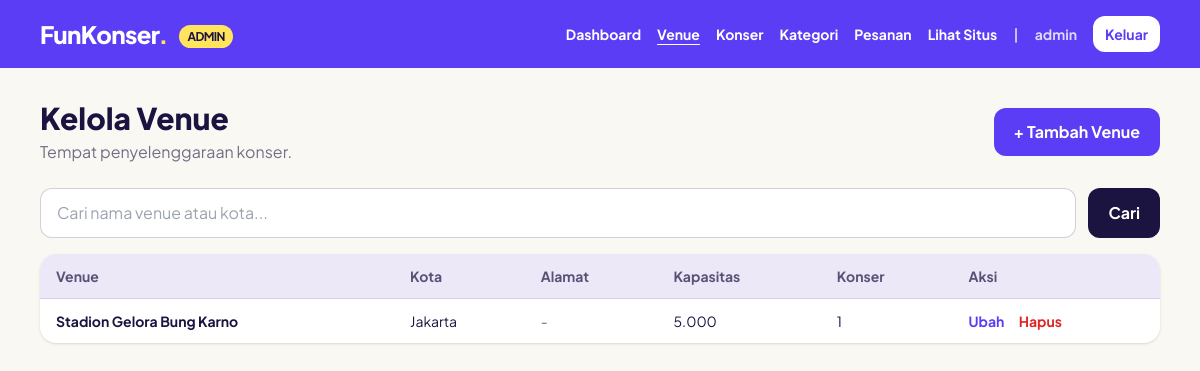
The app's page /admin/venue.php (signed in) with its own data.
### tables this page shows
CREATE TABLE `venues` (
  `id` int(11) NOT NULL,
  `nama` varchar(150) NOT NULL,
  `kota` varchar(100) NOT NULL,
  `alamat` text DEFAULT NULL,
  `kapasitas` int(11) DEFAULT NULL
);

### admin/venue.php (the view, shortened to what this page needs)
<?php
require_once __DIR__ . "/../src/koneksi.php";
function e($t) { return htmlspecialchars((string) $t, ENT_QUOTES, "UTF-8"); }
$tampilForm = false;
$q = trim($_GET["q"] ?? "");
$sql = "SELECT v.id, v.nama, v.kota, v.alamat, v.kapasitas,
               (SELECT COUNT(*) FROM konser k WHERE k.venue_id = v.id) AS jml_konser
          FROM venues v
         WHERE 1 = 1";
$sql .= " ORDER BY v.kota, v.nama";
$stmt = $conn->prepare($sql);
$stmt->execute();
$daftar = $stmt->get_result();
?>
<!DOCTYPE html>
<html lang="id">
<head>
    <script src="https://cdn.tailwindcss.com/3.4.17"></script>
</head>
<body class="min-h-screen bg-paper font-sans text-ink antialiased">
    <header class="bg-violet text-white">
        <div class="max-w-6xl mx-auto px-4 py-4 flex flex-wrap items-center justify-between gap-3">
            <a href="/admin/index.php" class="text-2xl font-extrabold tracking-tight">
                FunKonser<span class="text-lemon">.</span>
                <span class="ml-2 text-xs font-bold bg-lemon text-ink rounded-full px-2 py-1 align-middle">ADMIN</span>
            </a>
            <nav class="flex flex-wrap items-center gap-4 text-sm font-bold">
                <a href="/admin/index.php" class="hover:underline">Dashboard</a>
                <a href="/admin/venue.php" class="underline underline-offset-4">Venue</a>
                <a href="/admin/konser.php" class="hover:underline">Konser</a>
                <a href="/admin/kategori.php" class="hover:underline">Kategori</a>
                <a href="/admin/pesanan.php" class="hover:underline">Pesanan</a>
                <a href="/index.php" class="hover:underline">Lihat Situs</a>
                <span class="hidden md:inline text-white/70">|</span>
                <span class="text-white/80"><?= e($_SESSION["nama"] ?? "Admin") ?></span>
                <a href="/src/logout.php" class="bg-white text-violet rounded-xl px-3 py-2 hover:brightness-95">Keluar</a>
            </nav>
        </div>
    </header>
    <main class="max-w-6xl mx-auto px-4 py-8">
        <div class="flex flex-wrap items-center justify-between gap-3">
            <div>
                <h1 class="text-2xl md:text-3xl font-extrabold">Kelola Venue</h1>
                <p class="text-ink/60 mt-1">Tempat penyelenggaraan konser.</p>
            </div>
            <?php if (!$tampilForm): ?>
                <a href="/admin/venue.php?tambah=1"
                   class="bg-violet text-white font-bold px-5 py-3 rounded-xl hover:brightness-110">+ Tambah Venue</a>
            <?php endif; ?>
        </div>
        <form method="get" action="/admin/venue.php" class="mt-6 flex flex-wrap gap-3">
            <input type="text" name="q" value="<?= e($q) ?>" placeholder="Cari nama venue atau kota..."
                   class="flex-1 min-w-[200px] border border-ink/20 rounded-xl px-4 py-3 outline-none focus:border-violet">
            <button type="submit" class="bg-ink text-white font-bold px-5 py-3 rounded-xl hover:brightness-125">Cari</button>
        </form>
        <div class="mt-4 bg-white rounded-2xl shadow overflow-x-auto">
            <table class="w-full text-sm text-left">
                <thead class="bg-mist text-ink/70">
                    <tr>
                        <th class="px-4 py-3 font-bold">Venue</th>
                        <th class="px-4 py-3 font-bold">Kota</th>
                        <th class="px-4 py-3 font-bold">Alamat</th>
                        <th class="px-4 py-3 font-bold">Kapasitas</th>
                        <th class="px-4 py-3 font-bold">Konser</th>
                        <th class="px-4 py-3 font-bold">Aksi</th>
                    </tr>
                </thead>
                <tbody>
                    <?php while ($v = $daftar->fetch_assoc()): ?>
                        <tr class="border-t border-ink/10 align-top">
                            <td class="px-4 py-3 font-bold"><?= e($v["nama"]) ?></td>
                            <td class="px-4 py-3"><?= e($v["kota"]) ?></td>
                            <td class="px-4 py-3 text-ink/70 max-w-xs"><?= e($v["alamat"] ?: "-") ?></td>
                            <td class="px-4 py-3 whitespace-nowrap">
                                <?= $v["kapasitas"] !== null ? e(number_format((int) $v["kapasitas"], 0, ",", ".")) : "-" ?>
                            </td>
                            <td class="px-4 py-3"><?= (int) $v["jml_konser"] ?></td>
                            <td class="px-4 py-3 whitespace-nowrap">
                                <a href="/admin/venue.php?edit=<?= (int) $v["id"] ?>" class="font-bold text-violet hover:underline">Ubah</a>
                                <form action="/admin/venue.php" method="post" class="inline"
                                      onsubmit="return confirm('Hapus venue ini?');">
                                    <button type="submit" class="ml-3 font-bold text-red-600 hover:underline">Hapus</button>
                                </form>
                            </td>
                        </tr>
                    <?php endwhile; ?>
                </tbody>
            </table>
        </div>
    </main>
</body>
</html>

### records on screen
venues: nama "Stadion Gelora Bung Karno", kota "Jakarta", alamat "-", kapasitas "5.000", jml_konser "1"

### other values on screen
$_SESSION["nama"] "admin"
